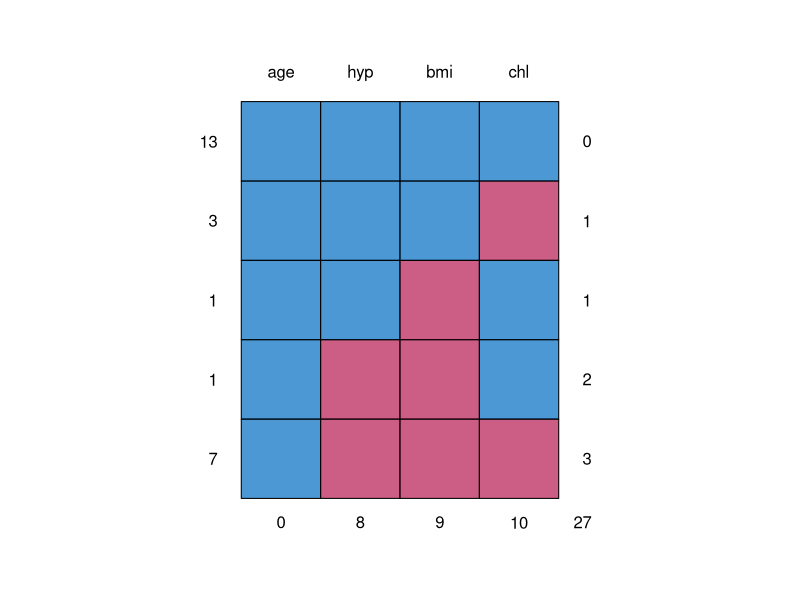
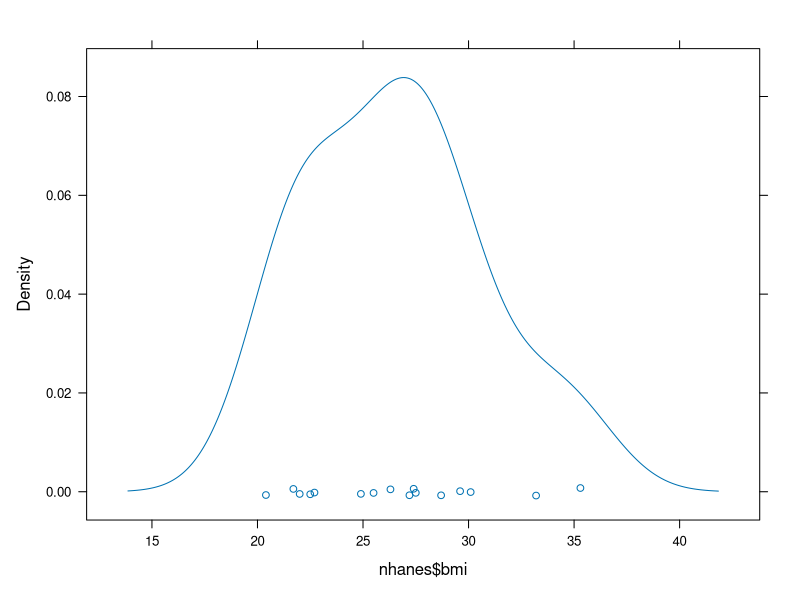
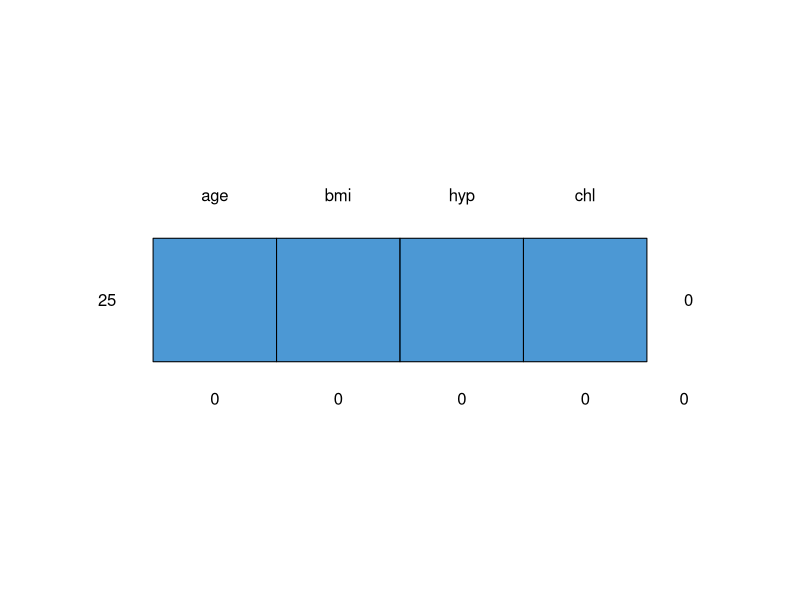

Source code (R) for these figures, in order:
## ---- chunk 1
require(mice)
require(lattice)
set.seed(123)
## ---- chunk 2
nhanes
## ---- chunk 3
help(nhanes)
?nhanes
## ---- chunk 4
summary(nhanes)
## ---- chunk 5
md.pattern(nhanes)
## ---- chunk 6
fit <- with(nhanes, lm(age ~ bmi))
summary(fit)
## ---- chunk 7
imp <- mice(nhanes, method = "mean", m = 1, maxit = 1)
## ---- chunk 8
complete(imp)
## ---- chunk 9
colMeans(nhanes, na.rm = TRUE)
## ---- chunk 10
fit <- with(imp, lm(age ~ bmi))
summary(fit)
## ---- chunk 11
densityplot(nhanes$bmi)
## ---- chunk 12
imp <- mice(nhanes, method = "norm.predict", m = 1, maxit = 1)
## ---- chunk 13
complete(imp)
## ---- chunk 14
fit <- with(imp, lm(age ~ bmi))
summary(fit)
## ---- chunk 15
imp <- mice(nhanes, method = "norm.nob", m = 1, maxit = 1)
## ---- chunk 16
complete(imp)
## ---- chunk 17
fit <- with(imp, lm(age ~ bmi))
summary(fit)
## ---- chunk 18
imp <- mice(nhanes, method = "norm.nob", m = 1, maxit = 1, seed = 123, print=F)
fit <- with(imp, lm(age ~ bmi))
summary(fit)
## ---- chunk 19
imp <- mice(nhanes)
imp
## ---- chunk 20
attributes(imp)
## ---- chunk 21
imp$data
## ---- chunk 22
imp$imp
## ---- chunk 23
c3 <- complete(imp, 3) 
md.pattern(c3)
## ---- chunk 24
c.long <- complete(imp, "long")  
c.long
## ---- chunk 25
c.broad <- complete(imp, "broad")
c.broad
